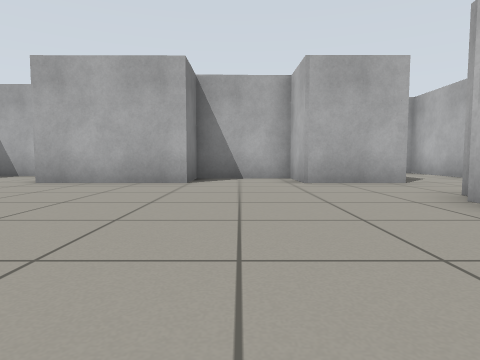
[1] (above)

15 first-person views from a walk through a world built for the Gazebo simulator. The camera is 0.5 m above the floor, tilts 4° down and sees 75° across. The floor is counted in squares, 1 m on a side. Each view is taken from the middle of a square. On the plan, view 1 faces up. The plan holds only what a view shows up to about 9 squares ahead; the rest is blank. The place goes on beyond the plan.

[2]
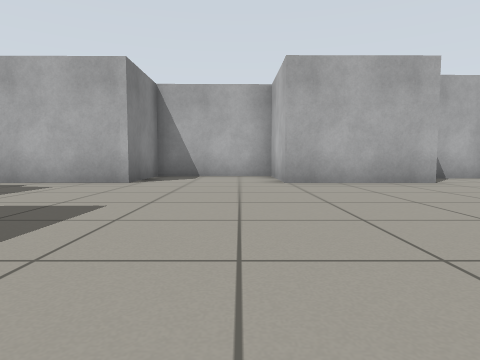

[3]
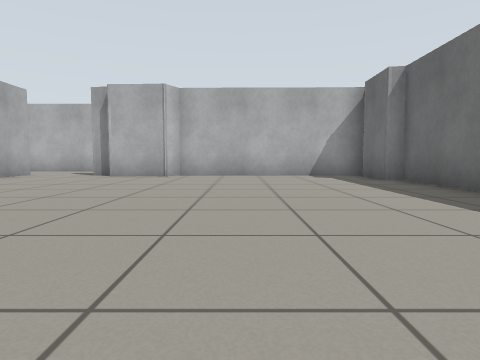

[4]
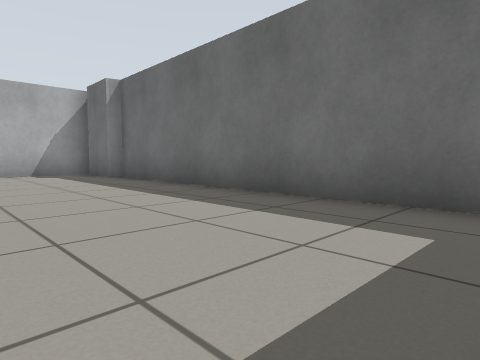

[5]
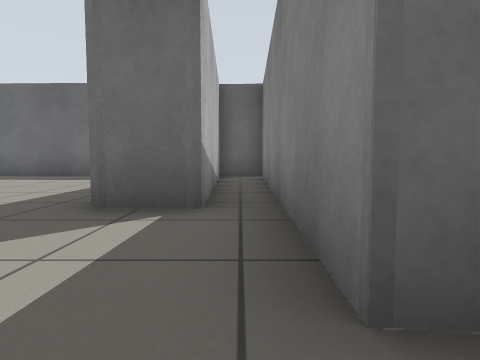

[6]
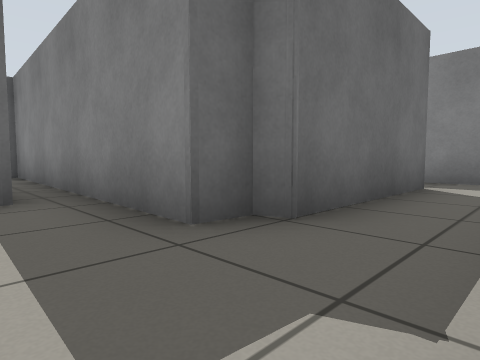

[7]
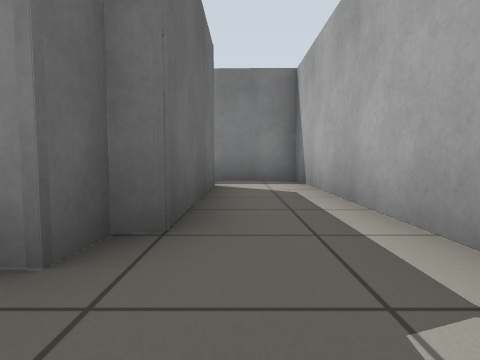

[8]
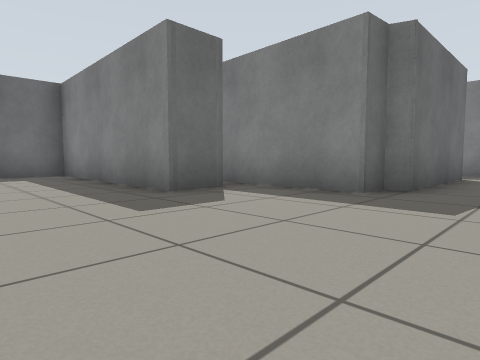

[9]
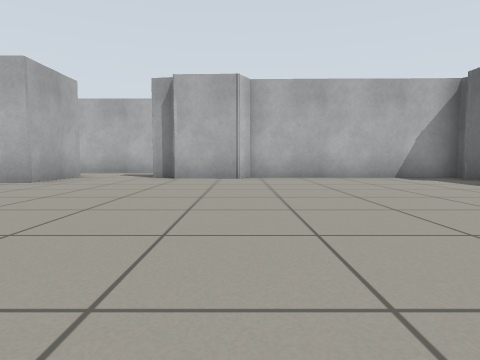

[10]
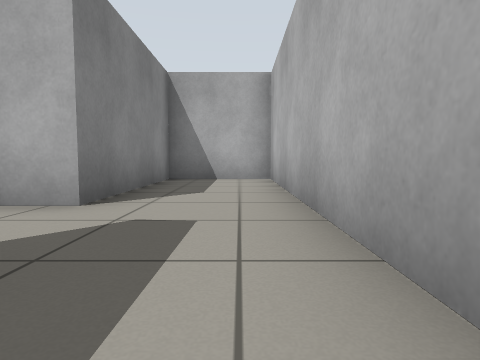

[11]
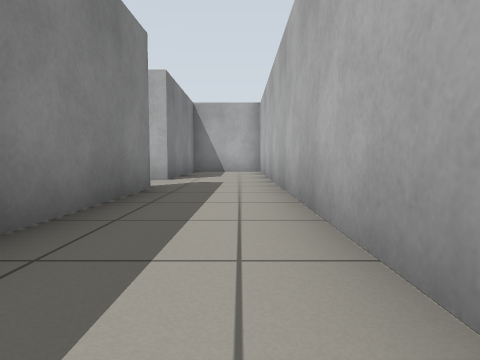

[12]
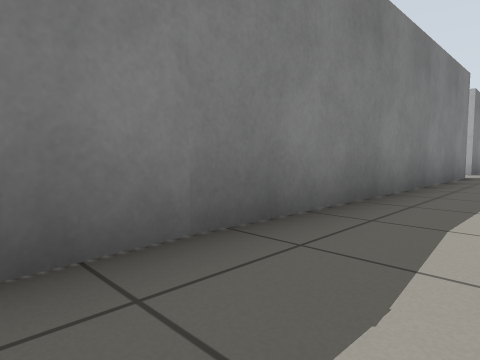

[13]
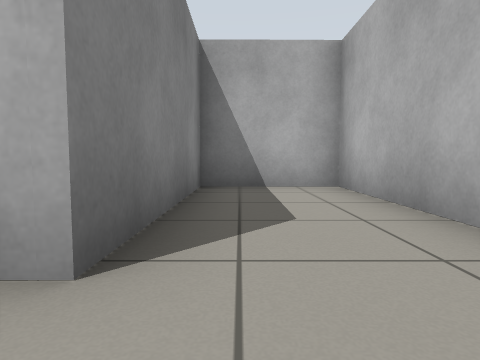

[14]
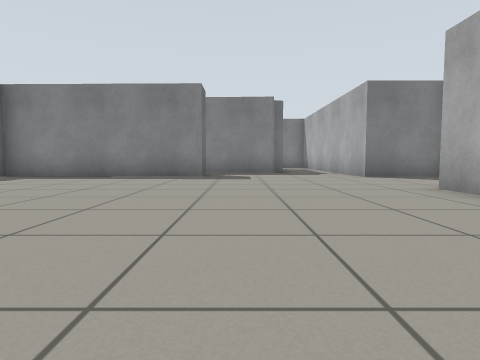

[15]
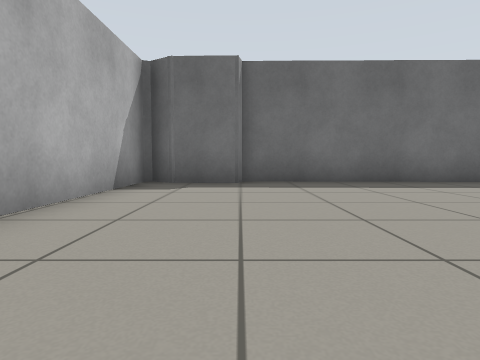

### Floor plan
Points are (right, up) in squares from view 1. A wall is a line through its corners. A room is listed if a view was taken in it or the views show most of it. See-through windows are left out.
Room 1 (views 1, 2, 3, 4, 5, 6, 7, 8, 9, 14, 15)
walls: (2.9, 3.6) (3, 4.3); (3.3, 6.3) (1.3, 6.3) (1.2, 7.7) (-1.1, 7.7) (-1.1, 6.2) (-4.1, 6.2) (-4.1, 8.7) (-7.3, 8.6) (-7.2, 6.2) (-15.1, 6.2) (-15.2, 4.1); (3, -3.7) (3.1, 1.7) (2.6, 2) (2.6, 3.6); (-13.7, 4.5) (-10.1, 4.5) (-10, 4.2) (-9.4, 4.1) (-9.6, -3.5) (-8.4, -3.5) (-8.6, 2) (-7.5, 2) (-7.7, -3.5) (1, -3.6) (1, -3.3) (2.4, -3.3)
ways out: opening at (3, 5) to room 2
Room 2 (views 10, 11, 12, 13)
walls: (3.4, -3.7) (3.5, -4.8); (2.4, -3.3) (3, -3.7); (5.7, -0.2) (5.7, 10.5) (3.3, 10.4) (3.3, 6.3); (3.5, 4.2) (3.4, -3.8)
ways out: opening at (3, 5) to room 1

Positions as (right, up) in squares from view 1, and headings:
1: (0, 0), facing up
2: (-5, 0), facing up
3: (-6, 0), facing right
4: (-7, 0), facing down-right
5: (-9, 5), facing down
6: (-8, 6), facing down-left
7: (-8, 5), facing left
8: (-5, 6), facing down-left
9: (-5, 2), facing right
10: (5, 3), facing up
11: (5, -1), facing up
12: (5, -5), facing up-left
13: (4, 5), facing up
14: (1, 3), facing left
15: (1, 3), facing down
